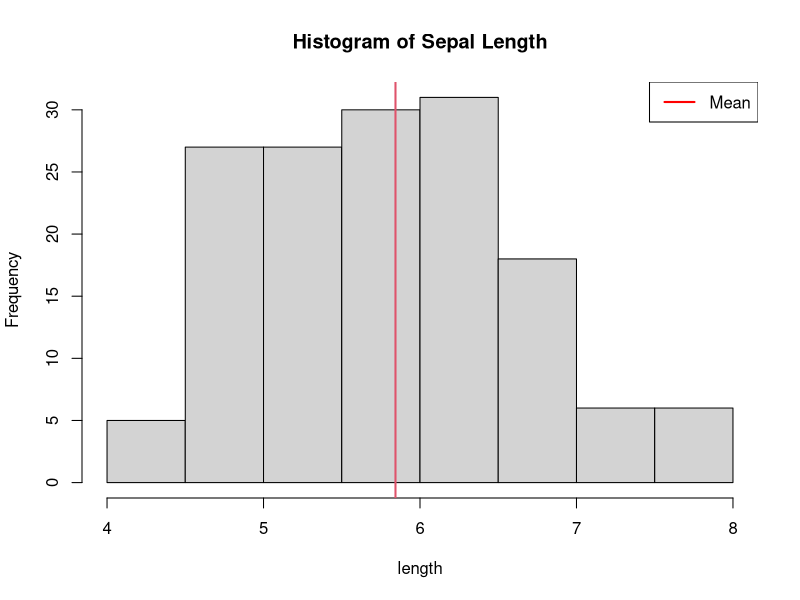
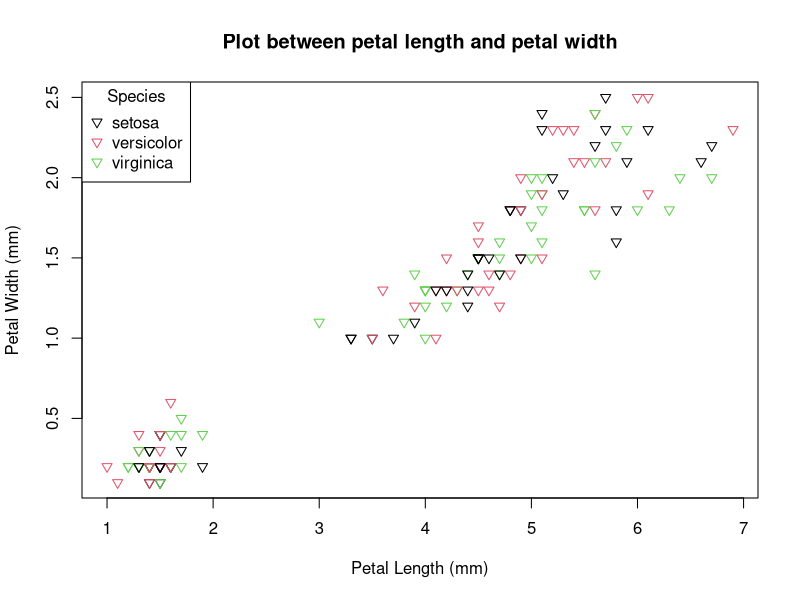

The R script that drew these images, in order: (Note: this script raises an error after producing the figures.)
#Chapter 5: Visualization
#Installation Package
library('ggplot2')

# Prepare Data
dat <- iris
View(faithful)
View(dat)

# Histogram ------------------------------------------------------
hist(dat$Sepal.Length,
     main = "Histogram of Sepal Length",xlab = "length")
levels(dat$Species)
#add abline โดยเส้นอยู่ที่ mean, col คือ color
abline(v=mean(dat$Sepal.Length),lwd=2,col=2)
legend("topright",legend = "Mean",col="red",lwd=2)

# Histogram ------------------------------------------------------
plot(dat$Petal.Length,dat$Petal.Width,main="Plot between petal length and petal width",
     xlab = "Petal Length (mm)",
     ylab = "Petal Width (mm)",pch=6,col = 1:3)
legend("topleft",legend = levels(dat$Species),col = 1:3, pch = 6,title = "Species")


View(faithful)
faithful$waiting

levels(faithful$waiting)

scatter.smooth(data$RateperNight, main="Scatter of?",
               xlab="X", ylab="Y", col="green",  pch = 8 )

dat <- iris
View(dat)
levels(dat$Species)
plot(dat$Petal.Length,dat$Petal.Width,main="Plot between petal length and petal width",
     xlab = "Petal Length (mm)",
     ylab = "Petal Width (mm)",pch=6,col = 1:3)
legend("topleft",legend = levels(dat$Species),col = 1:3, pch = 6,title = "Species")


ggplot(iris, aes(x=Petal.Length,y=Petal.Width,color=Species))+
  geom_point()+
  ggtitle('Iris Species by Petal Length and Width')

